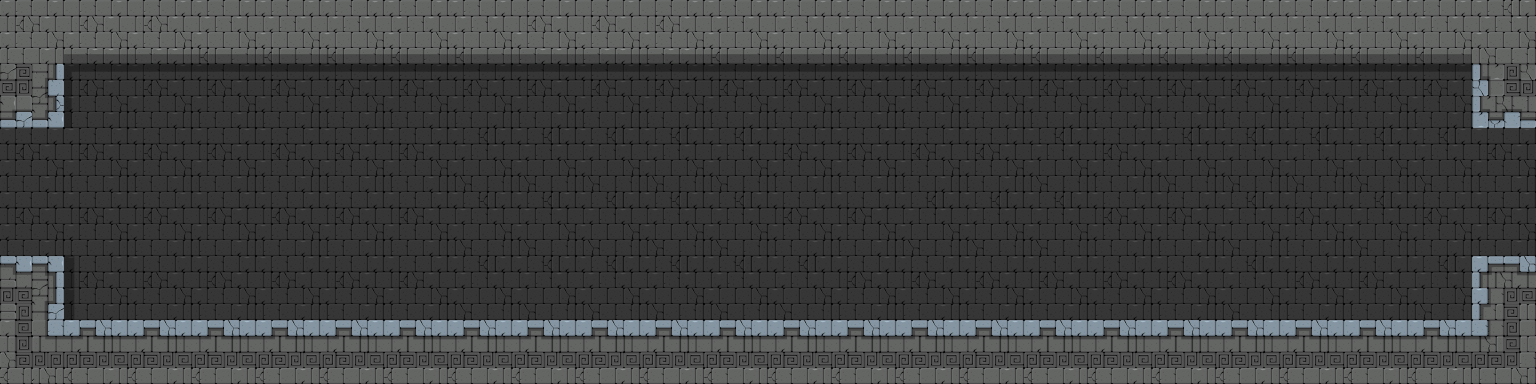

The image is a tile-based game level rendered from a .tmx file. Its description and source (layers, tilesets, objects; grid data summarised) follow:
An orthogonal 24x6 tile map with 64x64 px tiles, 4 tile layers (background, foreground, objects, mainlayer) and 6 objects.

<map version="1.0" orientation="orthogonal" width="24" height="6" tilewidth="64" tileheight="64">
 <properties>
  <property name="physicsGravityY" value="-9.81" />
  <property name="physicsSimulationSpeed" value="1.0" />
  <property name="restrictScrollingToMapBoundary" value="YES" />
 </properties>
 <tileset firstgid="1" name="Tileset_Geometry_16x16_256" tilewidth="64" tileheight="64">
  <image source="Tileset_64x64.png" width="512" height="576" />
 </tileset>
 <layer name="background" width="24" height="6">
  <data>[144 cells, 110 non-empty, 6 distinct tile ids]</data>
 </layer>
 <layer name="foreground" width="24" height="6">
  <data>[144 cells, 52 non-empty, 9 distinct tile ids]</data>
 </layer>
 <layer name="objects" width="24" height="6">
  <data>[144 cells, 0 non-empty, 0 distinct tile ids]</data>
 </layer>
 <layer name="mainlayer" width="24" height="6">
  <data>[144 cells, 0 non-empty, 0 distinct tile ids]</data>
 </layer>
 <objectgroup color="#5858a4" draworder="topdown" name="collisions" width="24" height="6">
  <object x="0" y="0" width="1536" height="64" />
  <object x="0" y="64" width="64" height="64" />
  <object x="0" y="320" width="1536" height="64" />
  <object x="0" y="256" width="64" height="64" />
  <object x="1472" y="256" width="64" height="64" />
  <object x="1472" y="64" width="64" height="64" />
 </objectgroup>
 <objectgroup draworder="topdown" name="game objects" width="24" height="6" />
</map>
